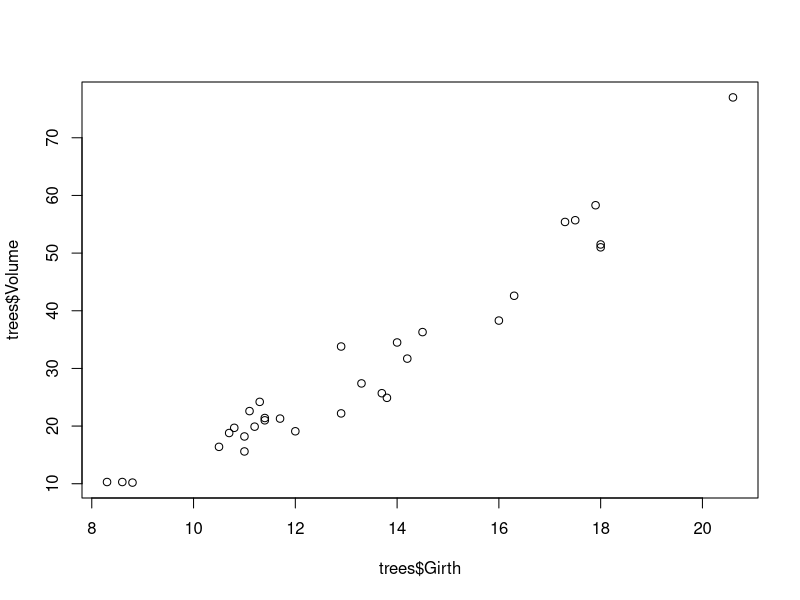
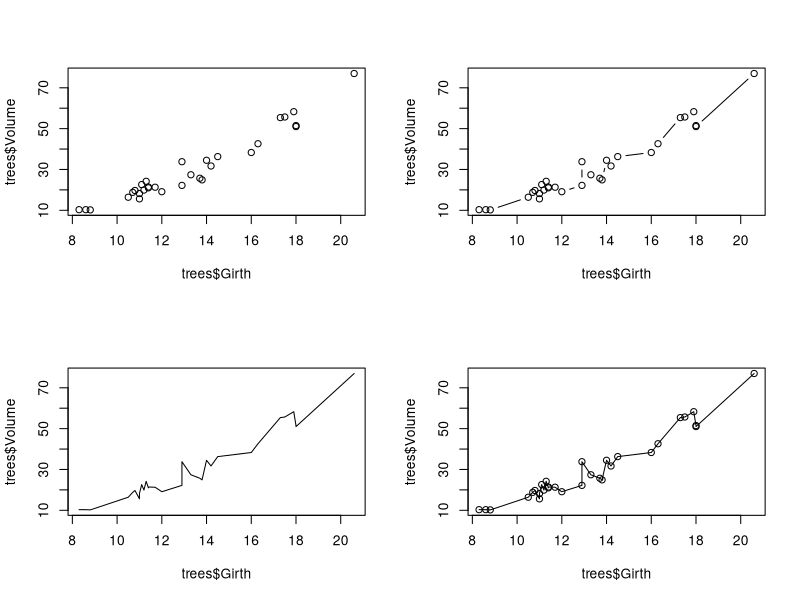
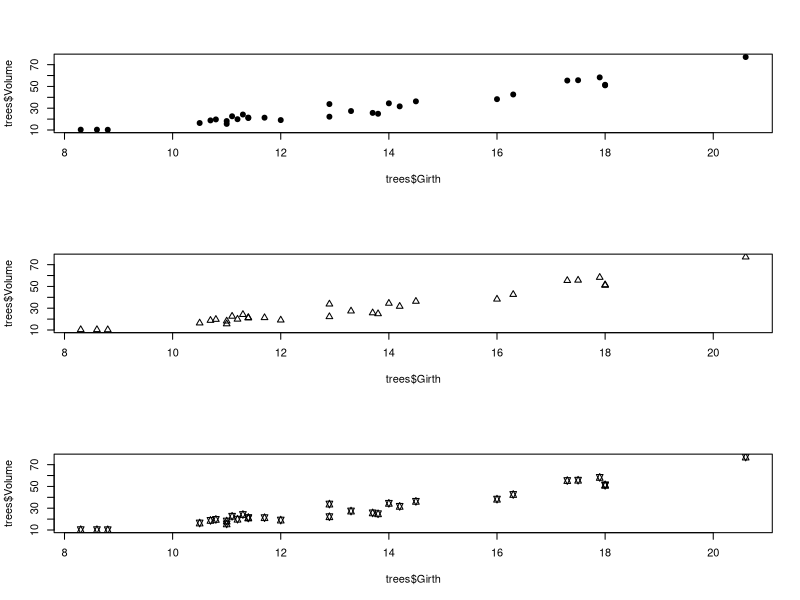
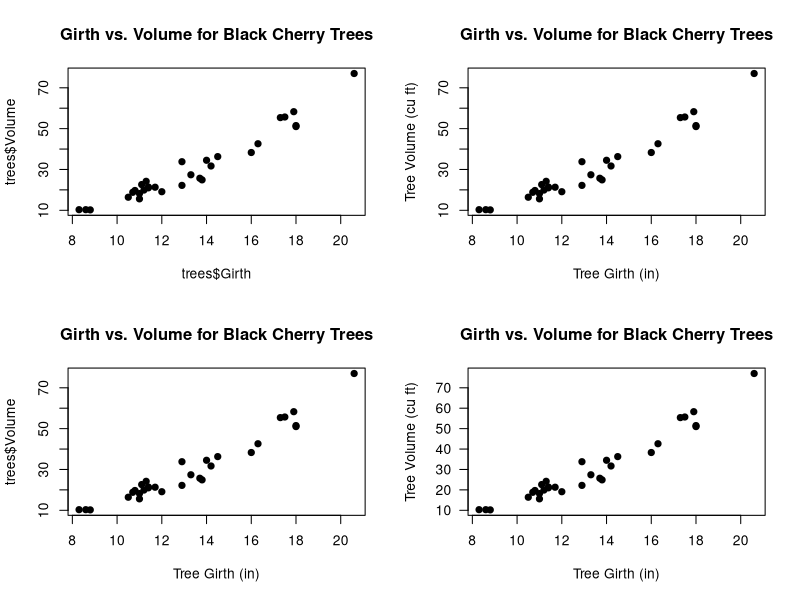
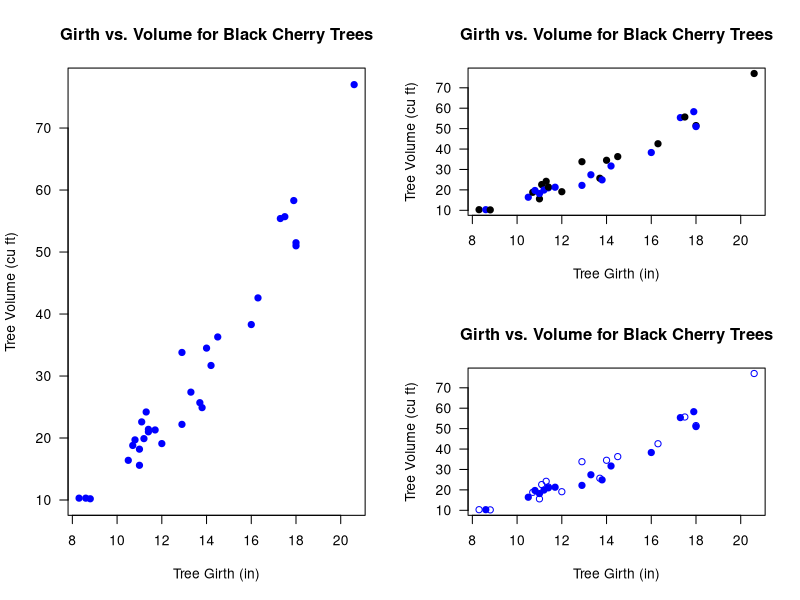
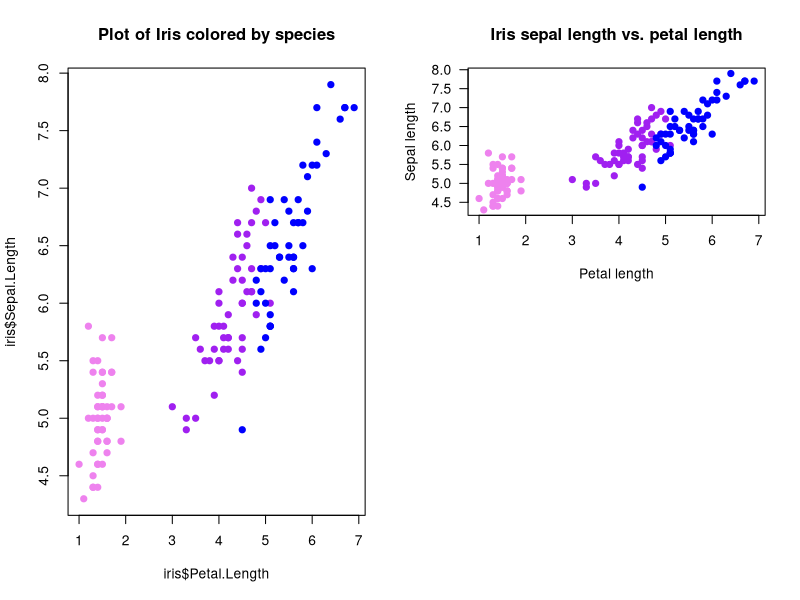
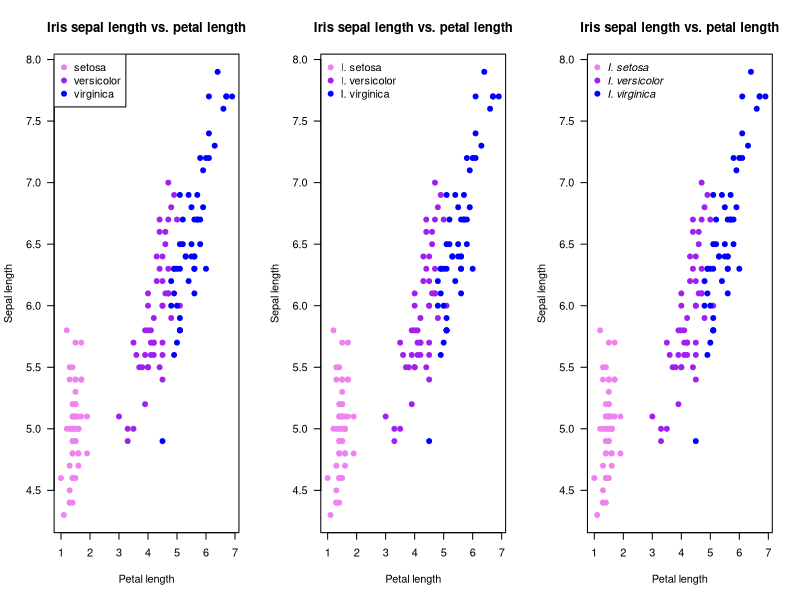
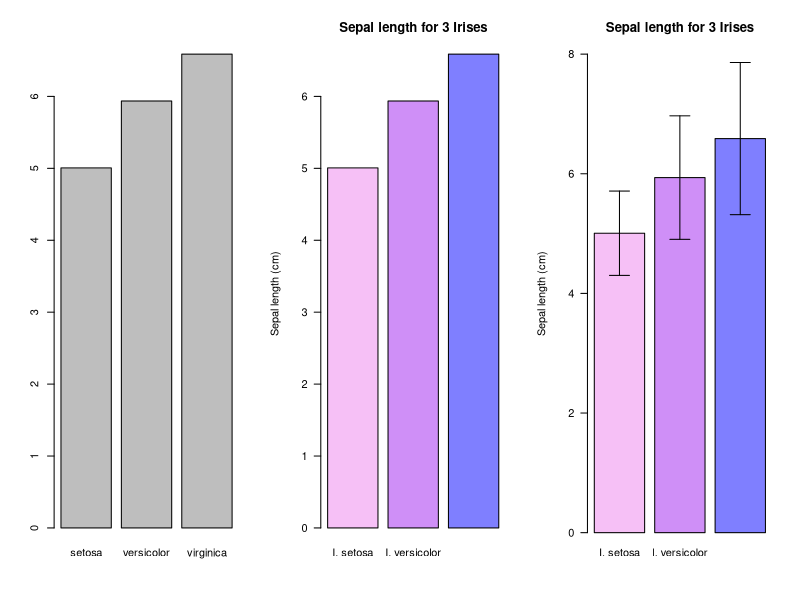

Reproduce these figures in R, in order.
## ---- chunk 1
knitr::opts_chunk$set(echo = TRUE, cache = TRUE)
## ---- chunk 2

##################################################
####                                          ####  
####  R Bootcamp #1, Module 3                 ####
####                                          #### 
####   University of Nevada, Reno             ####
####                                          #### 
##################################################

## NOTE: this module borrows heavily from an R short-course developed by a team at Colorado State University. 
   # Thanks to Perry Williams for allowing us to use these materials!!
   # Thanks to John Tipton at CSU for developing much of this module (plotting in R)!

############################################
####  Data visualization and statistics ####
############################################


## ---- chunk 3

?trees      # description of built in dataset

dim(trees)   # Show the dimension of the trees dataframe                                              

str(trees)   # Show the structure of the trees dataframe

head(trees)   # Show the first few observations of the trees dataframe

## ---- chunk 4

plot(x=trees$Girth, y=trees$Volume)    # use R's built-in "trees" dataset: ?trees

## ---- chunk 5

# Use "layout" to define a 2 row x 2 column matrix with elements 1, 2, 3, and 4.
# This divides the image into four sections and then fills these with the plot function
layout(matrix(1:4, nrow=2, ncol=2))

  # par(mfrow=c(2,2))  # (alternative way to do this)

plot(x=trees$Girth, y=trees$Volume)             # points
plot(x=trees$Girth, y=trees$Volume, type="l")   # lines
plot(x=trees$Girth, y=trees$Volume, type="b")   # both
plot(x=trees$Girth, y=trees$Volume, type="o")   # both with conected lines

## ---- chunk 6

# Use layout to define a 3 row x 1 column matrix with elements 1, 2, and 3.
# This divides the image into three sections and then fills these with the plot function
layout(matrix(1:3, nrow=3, ncol=1))

# pch: 'plotting character' changes the type of point that is used (default is an open circle)!
plot(x=trees$Girth, y=trees$Volume, pch=19)     # filled point
plot(x=trees$Girth, y=trees$Volume, pch=2)      # open triangle
plot(x=trees$Girth, y=trees$Volume, pch=11)     # star

## ---- chunk 7

layout(matrix(1:4, 2, 2))
# main: adds a title
plot(x=trees$Girth, y=trees$Volume, pch=19, 
     main="Girth vs. Volume for Black Cherry Trees")

# xlab: adds an x axis label
plot(x=trees$Girth, y=trees$Volume, pch=19, 
     main="Girth vs. Volume for Black Cherry Trees", 
     xlab="Tree Girth (in)")

# ylab: adds a y axis label
plot(x=trees$Girth, y=trees$Volume, pch=19, 
     main="Girth vs. Volume for Black Cherry Trees", 
     xlab="Tree Girth (in)", ylab="Tree Volume (cu ft)")

# las: rotates axis labels; las=1 makes them all parallel to reading direction
plot(x=trees$Girth, y=trees$Volume, pch=19, 
     main="Girth vs. Volume for Black Cherry Trees", 
     xlab="Tree Girth (in)", ylab="Tree Volume (cu ft)", 
     las=1)

## ---- chunk 8

# Use layout to define a 2 row x 2 column matrix with elements 1, 1, 2, and 3.
# This divides the image into four sections but fills the first two sections
# with the first plot and then fills these next two sections with the final two plots
layout(matrix(c(1, 1, 2, 3), nrow=2, ncol=2))

# col: select a color for the plotting characters
plot(x=trees$Girth, y=trees$Volume, pch=19, 
     main="Girth vs. Volume for Black Cherry Trees",
     xlab="Tree Girth (in)", ylab="Tree Volume (cu ft)",
     las=1, col="blue")

# We can use the c() function to make a vector and have several colors, plotting characters, etc. per plot.
# We start with alternating colors for each point
plot(x=trees$Girth, y=trees$Volume, pch=19, 
     main="Girth vs. Volume for Black Cherry Trees",
     xlab="Tree Girth (in)", ylab="Tree Volume (cu ft)", 
     las=1, col=c("black", "blue"))

# And we can also alternate the plotting symbol at each point.
plot(x=trees$Girth, y=trees$Volume, pch=c(1,19), 
     main="Girth vs. Volume for Black Cherry Trees", 
     xlab="Tree Girth (in)", ylab="Tree Volume (cu ft)", 
     las=1, col="blue")

## ---- chunk 9

?iris
head(iris)     # display first few rows of data
dim(iris)      # dimensionality of the data
str(iris)      # details of the data structure

## ---- chunk 10

plot.colors <- c("violet", "purple", "blue")

## ---- chunk 11

color.vector <- rep(x=plot.colors, each=50)
color.vector
## color vector is now a list of our colors, each repeated 50 times

## ---- chunk 12

plot(x=iris$Petal.Length, y=iris$Sepal.Length, pch=19, col=color.vector, 
     main="Plot of Iris colored by species")

## ---- chunk 13

plot.colors <- c("violet", "purple", "blue")
# subset the colors in plot.colors based on the variable iris$Species
# iris$Species is a factor variable (integer in disguise) that has 3 levels (represented internally as '1:3')
color.vector <- plot.colors[iris$Species]

plot(x=iris$Petal.Length, y=iris$Sepal.Length, pch=19, col=color.vector, 
     main="Iris sepal length vs. petal length", xlab="Petal length", 
     ylab="Sepal length", las=1)

## ---- chunk 14

# ?legend

layout(matrix(1:3, nrow=1, ncol=3))

# Plot
plot(x=iris$Petal.Length, y=iris$Sepal.Length, pch=19, col=color.vector, 
     main="Iris sepal length vs. petal length", xlab="Petal length", 
     ylab="Sepal length", las=1)

# First legend
legend("topleft", pch=19, col=plot.colors, legend=unique(iris$Species))

# Second plot
plot(x=iris$Petal.Length, y=iris$Sepal.Length, pch=19, col=color.vector,
     main="Iris sepal length vs. petal length", 
     xlab="Petal length", ylab="Sepal length", las=1)

# Second legend
# The bty="n" argument suppresses the border around the legend. (A personal preference)
legend("topleft", pch=19, col=plot.colors, 
       legend=c("I. setosa", "I. versicolor", "I. virginica"), bty="n")


# Plot Three
plot(x=iris$Petal.Length, y=iris$Sepal.Length, pch=19, col=color.vector, 
     main="Iris sepal length vs. petal length", 
     xlab="Petal length", ylab="Sepal length", las=1)

#Legend tree with Italics
legend("topleft", pch=19, col=plot.colors, 
       legend=c("I. setosa", "I. versicolor", "I. virginica"), 
       bty="n", text.font=3)

## ---- chunk 15

## calculate the mean Sepal Length of for each species
bar.heights <- tapply(X=iris$Sepal.Length, INDEX=iris$Species, FUN=mean)   #use "tapply()" function, which summarizes a numeric variable by levels of a categorical variable)

# The basic 'barplot()' function
barplot(bar.heights)

## ---- chunk 16

# Let's add some flair
barplot(bar.heights, names.arg=c("I. setosa", "I. versicolor", "I. virginica"), 
        las=1, col=adjustcolor(plot.colors, alpha.f=0.5),
        main="Sepal length for 3 Irises", ylab="Sepal length (cm)")

## ---- chunk 17

CI <- 2 * by(iris$Sepal.Length, iris$Species, sd)
lwr <- bar.heights - CI
upr <- bar.heights + CI

# I used the ylim= argument to pass a 2-element numeric vector specifying the y extent of the barplot (y axis lower and upper bounds). I added some extra room on the top to account for error bars.
# Importantly, assign the barplot to an object. I called it 'b' but you can call it whatever you like. (otherwise, it's hard to know what the "X" values of the error bars are!)

b <- barplot(bar.heights, 
             names.arg=c("I. setosa", "I. versicolor", "I. virginica"), 
             las=1, ylim=c(0,8), col=adjustcolor(plot.colors, alpha.f=0.5),
             main="Sepal length for 3 Irises", ylab="Sepal length (cm)")

# Specify where each arrow starts (x0= and y0=) and ends (x1= and y1=)
arrows(x0=b, x1=b, y0=lwr, y1=upr, code=3, angle=90, length=0.1)

# ?arrows

## ---- chunk 18

layout(matrix(1:2, 1, 2))

## y-axis is in counts by default (total observations in each "bin")
hist(iris$Sepal.Length, main="Histogram of Sepal Length",
     xlab = "Sepal Length")

## change y-axis to proportions of the entire dataset using freq=FALSE
hist(iris$Sepal.Length, freq=FALSE, main="Histogram of Sepal Length", 
     xlab = "Sepal Length")
## Add a density estimator

lines(density(iris$Sepal.Length))   # add a line to the histogram to approximate the probability density of the data distribution

## ---- chunk 19

pairs(iris)

## ---- chunk 20

?ToothGrowth
head(ToothGrowth)

## ---- chunk 21

prop <- c(0.18, 0.25, 0.13, 0.05)
asympLCL <- c(0.14, 0.20, 0.11, 0.035)
asympUCL <- c(0.24, 0.33, 0.18, 0.09)

## ---- chunk 22

set.seed(13)
n <- 20 # Number of experimental trials
a <- 12
b <- 1.5

rings <- round(runif(n)*50)  # number of bell rings
wings <- round(a + b*rings + rnorm(n, sd=5))       # number of angels who get their wings
offset <- rpois(n, lambda=10)           # measurement error
lwr <- wings - offset                 
upr <- wings + offset

## ---- chunk 23

####################
# STATISTICS!
####################

#####
#####  Load Data
#####

sculpin.df <- read.csv("sculpineggs.csv")

head(sculpin.df)

## ---- chunk 24

#####
#####  Summary Statistics
#####

mean(sculpin.df$NUMEGGS)      # compute sample mean
median(sculpin.df$NUMEGGS)    # compute sample median

min(sculpin.df$NUMEGGS)       # sample minimum
max(sculpin.df$NUMEGGS)       # sample maximum
range(sculpin.df$NUMEGGS)     # both min and max.

quantile(sculpin.df$NUMEGGS,0.5)            # compute sample median using quantile function
quantile(sculpin.df$NUMEGGS,c(0.25,0.75))   # compute sample quartiles

var(sculpin.df$NUMEGGS)           # sample variance
sd(sculpin.df$NUMEGGS)            # sample standard deviation
sd(sculpin.df$NUMEGGS)^2          # another way to compute variance
var(sculpin.df$NUMEGGS)^0.5       # another way to compute std. dev.

colMeans(sculpin.df)           # column mean of data frame
apply(sculpin.df,2,mean)       # column mean of data frame   # note the use of the "apply()" function. 
apply(sculpin.df,2,median)     # column median of data frame


########
# Or just use the "summary()" function!

summary(sculpin.df) # provides a set of summary statistics for all columns in a data frame. 


## ---- chunk 25

###########
# Deal with missing data

newdf <- read.table(file="data_missing.txt", sep="\t", header=T)  # load dataset with missing data

mean(newdf$Export)

mean(newdf$Export,na.rm = TRUE)

## ---- chunk 26

#####
#####  Plot data 
#####

hist(sculpin.df$NUMEGGS)

plot(x = sculpin.df$FEMWT,y = sculpin.df$NUMEGGS)

## ---- chunk 27

#####
#####  Linear Regression  
#####

m1 <- lm(NUMEGGS ~ FEMWT, data=sculpin.df)      # fit linear regression model

m1                                      # view estimates of intercept and slope 
summary(m1)                             # view summary of fit
summary(m1)$r.squared                   # extract R-squared
confint(m1)                             # confidence intervals for intercept and slope
AIC(m1)                                 # report AIC (Akaike's Information Criterion, used to perform model selection) 

plot(x = sculpin.df$FEMWT,y = sculpin.df$NUMEGGS)    # plot data
abline(m1)                                           # plot line of best fit

########
# Use the "predict()" function!

FEMWT.pred <- data.frame(FEMWT = 30)                   # create new data frame to predict number of eggs at FEMWT of 30
predict(m1,newdata=FEMWT.pred)                         # make prediction
predict(m1,newdata=FEMWT.pred,interval="confidence")   # make prediction and get confidence interval
predict(m1,newdata=FEMWT.pred,interval="prediction")   # make prediction and get prediction interval


## ---- chunk 28

##################################
####  Model selection example ####
##################################

## Try to work through these examples and make sure you understand them before moving on to the challenge exercises.

m1 <- lm(NUMEGGS ~ FEMWT, data=sculpin.df)                  # fit linear regression model
summary(m1)

m2 <- lm(NUMEGGS ~ 1, data=sculpin.df)                      # fit linear regression with intercept only (mean model)
summary(m2)

m3 <- lm(NUMEGGS ~ I(FEMWT^0.5), data=sculpin.df)           # fit linear regression with intercept and sqrt of FEMWT term
summary(m3)

## ---- chunk 29

plot(NUMEGGS ~ FEMWT,data=sculpin.df)                      # plot data
abline(m1,col="black")                                     # plot line of best fit
abline(m2,col="red")                                       # plot intercept only model

#########
#  Here's a flexible method for drawing any arbitrary non-linear relationship!
FEMWT.pred <- data.frame(FEMWT = seq(10,45,by=0.1))        # create new data frame to predict number of eggs from FEMWT of 10 to 45 by increments of 0.1
NUMEGGS.pred <- predict(m3,newdata=FEMWT.pred)             # make prediction using "predict()" function
points(FEMWT.pred$FEMWT,NUMEGGS.pred,col="green",typ="l")  # plot sqrt model (note the use of the "points()" function to draw a line!)

########
# Perform model selection!


#Compare models using AIC
AIC(m1)
AIC(m2)
AIC(m3)

#Compare models using R-squared
summary(m1)$r.squared 
summary(m2)$r.squared 
summary(m3)$r.squared 

#########
#  And finally, here's how you can draw a confidence interval or prediction interval around a regression relationship!

plot(NUMEGGS ~ FEMWT,data=sculpin.df)                      # plot data
NUMEGGS.confint <- predict(m3,newdata=FEMWT.pred,interval="prediction")             # use "predict()" function to compute the prediction interval!
points(FEMWT.pred$FEMWT,NUMEGGS.confint[,"fit"],col="green",typ="l",lwd=2)  # plot fitted sqrt model
points(FEMWT.pred$FEMWT,NUMEGGS.confint[,"lwr"],col="green",typ="l",lty=2)  # plot fitted sqrt model
points(FEMWT.pred$FEMWT,NUMEGGS.confint[,"upr"],col="green",typ="l",lty=2)  # plot fitted sqrt model


